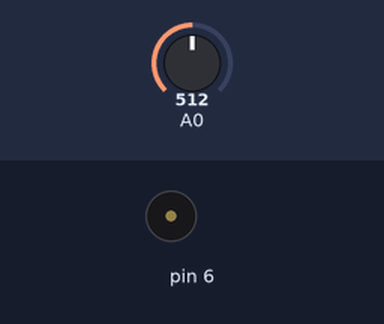
Bench run of a sketch on a simulated Arduino Uno, built with avr-gcc and run on an emulated ATmega328P. On the bench: buzzer (waves = sounding). The inputs (shaded band) are chosen by the test bench; at power-on: A0 = 512. What the sketch prints to the serial monitor is not drawn.

Above: at 0.01 s.
Timing chart, 0 to 1.7 s (numbered marks = the images above):
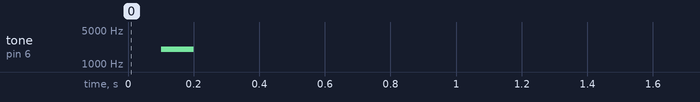

The sketch:

Reading_Hight_Frequiency_Tone.ino
```cpp
const byte PS_128 = (1 << ADPS2) | (1 << ADPS1) | (1 << ADPS0);
const byte PS_16 = (1 << ADPS2);
const int size1=1000;
byte signal1[size1];
int f=2000;// частота колебания
void setup()
{
 ADCSRA &= ~PS_128;  // сбросить масштаб 128
 ADCSRA |= PS_16;    // добавить масштаб 16 (1 МГц)
 Serial.begin(250000);
 while (! Serial) {};
 //pinMode(2, OUTPUT);
 //digitalWrite(2, HIGH);
 delay(100);
 tone(6, 2000, 100);
 long startTime = micros();
 for (int i = 0; i < size1; i ++)
  {
   signal1[i]=analogRead(A0)>>2;
   //delayMicroseconds(35);
   }
 long endTime = micros()- startTime;
 float dt=endTime/size1/1000.0;
 //digitalWrite(2, LOW);
 for (int i = 0; i < size1; i ++)
  {
   float time1=i*dt;
   Serial.print(time1,3);
   Serial.print("\t");
   Serial.println(signal1[i]);
  }
  noTone(6);
 }

void loop()
{
}
```
